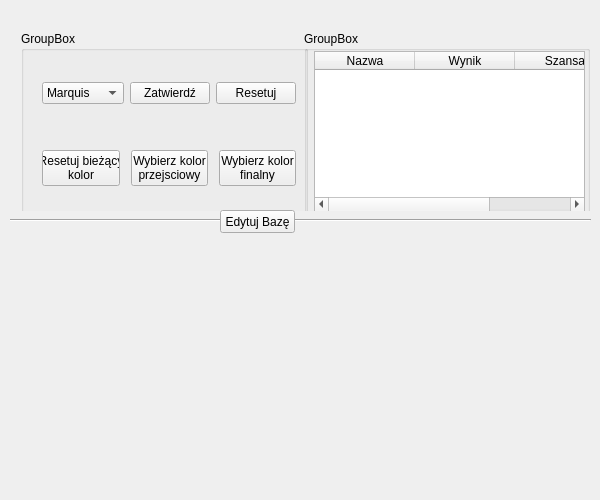
<?xml version="1.0" encoding="UTF-8"?>
<ui version="4.0">
 <class>MainWindow</class>
 <widget class="QMainWindow" name="MainWindow">
  <property name="geometry">
   <rect>
    <x>0</x>
    <y>0</y>
    <width>600</width>
    <height>500</height>
   </rect>
  </property>
  <property name="sizePolicy">
   <sizepolicy hsizetype="Fixed" vsizetype="Fixed">
    <horstretch>0</horstretch>
    <verstretch>0</verstretch>
   </sizepolicy>
  </property>
  <property name="minimumSize">
   <size>
    <width>600</width>
    <height>500</height>
   </size>
  </property>
  <property name="maximumSize">
   <size>
    <width>600</width>
    <height>500</height>
   </size>
  </property>
  <property name="focusPolicy">
   <enum>Qt::ClickFocus</enum>
  </property>
  <property name="windowTitle">
   <string>MainWindow</string>
  </property>
  <widget class="QWidget" name="centralWidget">
   <widget class="QWidget" name="layoutWidget">
    <property name="geometry">
     <rect>
      <x>10</x>
      <y>20</y>
      <width>581</width>
      <height>191</height>
     </rect>
    </property>
    <layout class="QHBoxLayout" name="horizontalLayout_3">
     <item>
      <widget class="QGroupBox" name="groupBox">
       <property name="sizePolicy">
        <sizepolicy hsizetype="Fixed" vsizetype="Fixed">
         <horstretch>0</horstretch>
         <verstretch>0</verstretch>
        </sizepolicy>
       </property>
       <property name="minimumSize">
        <size>
         <width>287</width>
         <height>189</height>
        </size>
       </property>
       <property name="title">
        <string>GroupBox</string>
       </property>
       <widget class="QWidget" name="layoutWidget">
        <property name="geometry">
         <rect>
          <x>10</x>
          <y>30</y>
          <width>276</width>
          <height>146</height>
         </rect>
        </property>
        <layout class="QVBoxLayout" name="verticalLayout">
         <item>
          <layout class="QHBoxLayout" name="horizontalLayout">
           <item>
            <widget class="QComboBox" name="combo_test">
             <item>
              <property name="text">
               <string>Marquis</string>
              </property>
             </item>
             <item>
              <property name="text">
               <string>Mecke</string>
              </property>
             </item>
             <item>
              <property name="text">
               <string>Mandelin</string>
              </property>
             </item>
             <item>
              <property name="text">
               <string>Liebermann</string>
              </property>
             </item>
             <item>
              <property name="text">
               <string>Froehde</string>
              </property>
             </item>
             <item>
              <property name="text">
               <string>Robadope</string>
              </property>
             </item>
             <item>
              <property name="text">
               <string>Simons</string>
              </property>
             </item>
             <item>
              <property name="text">
               <string>Folin</string>
              </property>
             </item>
             <item>
              <property name="text">
               <string>Ehrlich</string>
              </property>
             </item>
             <item>
              <property name="text">
               <string>Hofmann</string>
              </property>
             </item>
             <item>
              <property name="text">
               <string>Scott</string>
              </property>
             </item>
             <item>
              <property name="text">
               <string>Kwas galusowy</string>
              </property>
             </item>
             <item>
              <property name="text">
               <string>Ziemmerman</string>
              </property>
             </item>
            </widget>
           </item>
           <item>
            <widget class="QPushButton" name="button_ok">
             <property name="text">
              <string>Zatwierdź</string>
             </property>
            </widget>
           </item>
           <item>
            <widget class="QPushButton" name="button_reset">
             <property name="text">
              <string>Resetuj</string>
             </property>
            </widget>
           </item>
          </layout>
         </item>
         <item>
          <spacer name="verticalSpacer">
           <property name="orientation">
            <enum>Qt::Vertical</enum>
           </property>
           <property name="sizeType">
            <enum>QSizePolicy::Fixed</enum>
           </property>
           <property name="sizeHint" stdset="0">
            <size>
             <width>20</width>
             <height>30</height>
            </size>
           </property>
          </spacer>
         </item>
         <item>
          <layout class="QHBoxLayout" name="horizontalLayout_2">
           <item>
            <widget class="QPushButton" name="button_clear">
             <property name="text">
              <string>Resetuj bieżący
kolor</string>
             </property>
            </widget>
           </item>
           <item>
            <spacer name="horizontalSpacer">
             <property name="orientation">
              <enum>Qt::Horizontal</enum>
             </property>
             <property name="sizeType">
              <enum>QSizePolicy::Fixed</enum>
             </property>
             <property name="sizeHint" stdset="0">
              <size>
               <width>5</width>
               <height>20</height>
              </size>
             </property>
            </spacer>
           </item>
           <item>
            <widget class="QPushButton" name="button_color1">
             <property name="text">
              <string>Wybierz kolor
przejsciowy</string>
             </property>
            </widget>
           </item>
           <item>
            <spacer name="horizontalSpacer_2">
             <property name="orientation">
              <enum>Qt::Horizontal</enum>
             </property>
             <property name="sizeType">
              <enum>QSizePolicy::Fixed</enum>
             </property>
             <property name="sizeHint" stdset="0">
              <size>
               <width>5</width>
               <height>20</height>
              </size>
             </property>
            </spacer>
           </item>
           <item>
            <widget class="QPushButton" name="button_color2">
             <property name="text">
              <string>Wybierz kolor
finalny</string>
             </property>
            </widget>
           </item>
          </layout>
         </item>
        </layout>
       </widget>
      </widget>
     </item>
     <item>
      <widget class="QGroupBox" name="groupBox_2">
       <property name="sizePolicy">
        <sizepolicy hsizetype="Fixed" vsizetype="Fixed">
         <horstretch>0</horstretch>
         <verstretch>0</verstretch>
        </sizepolicy>
       </property>
       <property name="minimumSize">
        <size>
         <width>286</width>
         <height>189</height>
        </size>
       </property>
       <property name="title">
        <string>GroupBox</string>
       </property>
       <widget class="QTableWidget" name="tableWidget">
        <property name="geometry">
         <rect>
          <x>10</x>
          <y>20</y>
          <width>271</width>
          <height>161</height>
         </rect>
        </property>
        <column>
         <property name="text">
          <string>Nazwa</string>
         </property>
        </column>
        <column>
         <property name="text">
          <string>Wynik</string>
         </property>
        </column>
        <column>
         <property name="text">
          <string>Szansa</string>
         </property>
        </column>
       </widget>
      </widget>
     </item>
    </layout>
   </widget>
   <widget class="Line" name="line">
    <property name="geometry">
     <rect>
      <x>10</x>
      <y>210</y>
      <width>581</width>
      <height>20</height>
     </rect>
    </property>
    <property name="orientation">
     <enum>Qt::Horizontal</enum>
    </property>
   </widget>
   <widget class="QPushButton" name="editDataBase">
    <property name="geometry">
     <rect>
      <x>220</x>
      <y>210</y>
      <width>75</width>
      <height>23</height>
     </rect>
    </property>
    <property name="text">
     <string>Edytuj Bazę</string>
    </property>
   </widget>
  </widget>
 </widget>
 <layoutdefault spacing="6" margin="11"/>
 <resources/>
 <connections>
  <connection>
   <sender>button_color1</sender>
   <signal>clicked()</signal>
   <receiver>MainWindow</receiver>
   <slot>getPixel()</slot>
   <hints>
    <hint type="sourcelabel">
     <x>154</x>
     <y>172</y>
    </hint>
    <hint type="destinationlabel">
     <x>223</x>
     <y>12</y>
    </hint>
   </hints>
  </connection>
  <connection>
   <sender>button_color2</sender>
   <signal>clicked()</signal>
   <receiver>MainWindow</receiver>
   <slot>getPixel()</slot>
   <hints>
    <hint type="sourcelabel">
     <x>249</x>
     <y>163</y>
    </hint>
    <hint type="destinationlabel">
     <x>234</x>
     <y>251</y>
    </hint>
   </hints>
  </connection>
  <connection>
   <sender>combo_test</sender>
   <signal>currentIndexChanged(int)</signal>
   <receiver>MainWindow</receiver>
   <slot>getTest(int)</slot>
   <hints>
    <hint type="sourcelabel">
     <x>51</x>
     <y>74</y>
    </hint>
    <hint type="destinationlabel">
     <x>52</x>
     <y>275</y>
    </hint>
   </hints>
  </connection>
  <connection>
   <sender>button_ok</sender>
   <signal>clicked()</signal>
   <receiver>MainWindow</receiver>
   <slot>updateTable()</slot>
   <hints>
    <hint type="sourcelabel">
     <x>196</x>
     <y>86</y>
    </hint>
    <hint type="destinationlabel">
     <x>419</x>
     <y>237</y>
    </hint>
   </hints>
  </connection>
  <connection>
   <sender>button_clear</sender>
   <signal>clicked()</signal>
   <receiver>MainWindow</receiver>
   <slot>resetColors()</slot>
   <hints>
    <hint type="sourcelabel">
     <x>62</x>
     <y>168</y>
    </hint>
    <hint type="destinationlabel">
     <x>138</x>
     <y>250</y>
    </hint>
   </hints>
  </connection>
  <connection>
   <sender>button_reset</sender>
   <signal>clicked()</signal>
   <receiver>MainWindow</receiver>
   <slot>resetTable()</slot>
   <hints>
    <hint type="sourcelabel">
     <x>258</x>
     <y>76</y>
    </hint>
    <hint type="destinationlabel">
     <x>349</x>
     <y>263</y>
    </hint>
   </hints>
  </connection>
  <connection>
   <sender>editDataBase</sender>
   <signal>clicked()</signal>
   <receiver>MainWindow</receiver>
   <slot>editDataBase()</slot>
   <hints>
    <hint type="sourcelabel">
     <x>250</x>
     <y>224</y>
    </hint>
    <hint type="destinationlabel">
     <x>288</x>
     <y>291</y>
    </hint>
   </hints>
  </connection>
 </connections>
 <slots>
  <slot>getPixel()</slot>
  <slot>getTest(int)</slot>
  <slot>updateTable()</slot>
  <slot>resetColors()</slot>
  <slot>resetTable()</slot>
  <slot>editDataBase()</slot>
 </slots>
</ui>
